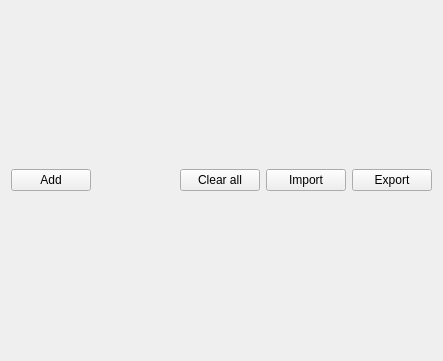
<?xml version="1.0" encoding="UTF-8"?>
<ui version="4.0">
 <class>OscTester</class>
 <widget class="QMainWindow" name="OscTester">
  <property name="geometry">
   <rect>
    <x>0</x>
    <y>0</y>
    <width>443</width>
    <height>361</height>
   </rect>
  </property>
  <property name="windowTitle">
   <string>Osc Sender</string>
  </property>
  <widget class="QWidget" name="centralWidget">
   <layout class="QVBoxLayout" name="verticalLayout_4">
    <item>
     <widget class="QFrame" name="frame_2">
      <property name="sizePolicy">
       <sizepolicy hsizetype="Preferred" vsizetype="Fixed">
        <horstretch>0</horstretch>
        <verstretch>0</verstretch>
       </sizepolicy>
      </property>
      <property name="frameShape">
       <enum>QFrame::NoFrame</enum>
      </property>
      <property name="frameShadow">
       <enum>QFrame::Plain</enum>
      </property>
      <property name="lineWidth">
       <number>0</number>
      </property>
      <layout class="QVBoxLayout" name="verticalLayout_3">
       <property name="leftMargin">
        <number>0</number>
       </property>
       <property name="topMargin">
        <number>0</number>
       </property>
       <property name="rightMargin">
        <number>0</number>
       </property>
       <property name="bottomMargin">
        <number>0</number>
       </property>
       <item>
        <layout class="QHBoxLayout" name="horizontalLayout_2">
         <item>
          <widget class="QPushButton" name="addContainer">
           <property name="text">
            <string>Add</string>
           </property>
          </widget>
         </item>
         <item>
          <spacer name="horizontalSpacer">
           <property name="orientation">
            <enum>Qt::Horizontal</enum>
           </property>
           <property name="sizeHint" stdset="0">
            <size>
             <width>148</width>
             <height>20</height>
            </size>
           </property>
          </spacer>
         </item>
         <item>
          <widget class="QPushButton" name="allClear">
           <property name="text">
            <string>Clear all</string>
           </property>
          </widget>
         </item>
         <item>
          <widget class="QPushButton" name="importJson">
           <property name="text">
            <string>Import</string>
           </property>
          </widget>
         </item>
         <item>
          <widget class="QPushButton" name="exportJson">
           <property name="text">
            <string>Export</string>
           </property>
          </widget>
         </item>
        </layout>
       </item>
      </layout>
     </widget>
    </item>
    <item>
     <layout class="QVBoxLayout" name="verticalLayout_2"/>
    </item>
   </layout>
  </widget>
 </widget>
 <layoutdefault spacing="6" margin="11"/>
 <resources/>
 <connections/>
</ui>
